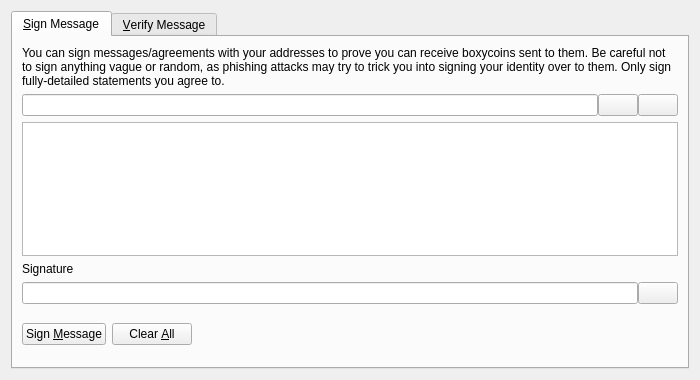
<?xml version="1.0" encoding="UTF-8"?>
<ui version="4.0">
 <class>SignVerifyMessageDialog</class>
 <widget class="QDialog" name="SignVerifyMessageDialog">
  <property name="geometry">
   <rect>
    <x>0</x>
    <y>0</y>
    <width>700</width>
    <height>380</height>
   </rect>
  </property>
  <property name="windowTitle">
   <string>Signatures - Sign / Verify a Message</string>
  </property>
  <property name="modal">
   <bool>true</bool>
  </property>
  <layout class="QVBoxLayout" name="verticalLayout">
   <item>
    <widget class="QTabWidget" name="tabWidget">
     <property name="currentIndex">
      <number>0</number>
     </property>
     <widget class="QWidget" name="tabSignMessage">
      <attribute name="title">
       <string>&amp;Sign Message</string>
      </attribute>
      <layout class="QVBoxLayout" name="verticalLayout_SM">
       <item>
        <widget class="QLabel" name="infoLabel_SM">
         <property name="text">
          <string>You can sign messages/agreements with your addresses to prove you can receive boxycoins sent to them. Be careful not to sign anything vague or random, as phishing attacks may try to trick you into signing your identity over to them. Only sign fully-detailed statements you agree to.</string>
         </property>
         <property name="textFormat">
          <enum>Qt::PlainText</enum>
         </property>
         <property name="wordWrap">
          <bool>true</bool>
         </property>
        </widget>
       </item>
       <item>
        <layout class="QHBoxLayout" name="horizontalLayout_1_SM">
         <property name="spacing">
          <number>0</number>
         </property>
         <item>
          <widget class="QValidatedLineEdit" name="addressIn_SM">
           <property name="toolTip">
            <string>The Boxycoin address to sign the message with</string>
           </property>
          </widget>
         </item>
         <item>
          <widget class="QPushButton" name="addressBookButton_SM">
           <property name="toolTip">
            <string>Choose previously used address</string>
           </property>
           <property name="text">
            <string/>
           </property>
           <property name="icon">
            <iconset resource="../bitcoin.qrc">
             <normaloff>:/icons/address-book</normaloff>:/icons/address-book</iconset>
           </property>
           <property name="shortcut">
            <string>Alt+A</string>
           </property>
           <property name="autoDefault">
            <bool>false</bool>
           </property>
          </widget>
         </item>
         <item>
          <widget class="QPushButton" name="pasteButton_SM">
           <property name="toolTip">
            <string>Paste address from clipboard</string>
           </property>
           <property name="text">
            <string/>
           </property>
           <property name="icon">
            <iconset resource="../bitcoin.qrc">
             <normaloff>:/icons/editpaste</normaloff>:/icons/editpaste</iconset>
           </property>
           <property name="shortcut">
            <string>Alt+P</string>
           </property>
           <property name="autoDefault">
            <bool>false</bool>
           </property>
          </widget>
         </item>
        </layout>
       </item>
       <item>
        <widget class="QPlainTextEdit" name="messageIn_SM">
         <property name="toolTip">
          <string>Enter the message you want to sign here</string>
         </property>
        </widget>
       </item>
       <item>
        <widget class="QLabel" name="signatureLabel_SM">
         <property name="text">
          <string>Signature</string>
         </property>
         <property name="textFormat">
          <enum>Qt::PlainText</enum>
         </property>
        </widget>
       </item>
       <item>
        <layout class="QHBoxLayout" name="horizontalLayout_2_SM">
         <property name="spacing">
          <number>0</number>
         </property>
         <item>
          <widget class="QLineEdit" name="signatureOut_SM">
           <property name="font">
            <font>
             <italic>true</italic>
            </font>
           </property>
           <property name="readOnly">
            <bool>true</bool>
           </property>
          </widget>
         </item>
         <item>
          <widget class="QPushButton" name="copySignatureButton_SM">
           <property name="toolTip">
            <string>Copy the current signature to the system clipboard</string>
           </property>
           <property name="text">
            <string/>
           </property>
           <property name="icon">
            <iconset resource="../bitcoin.qrc">
             <normaloff>:/icons/editcopy</normaloff>:/icons/editcopy</iconset>
           </property>
           <property name="autoDefault">
            <bool>false</bool>
           </property>
          </widget>
         </item>
        </layout>
       </item>
       <item>
        <layout class="QHBoxLayout" name="horizontalLayout_3_SM">
         <item>
          <widget class="QPushButton" name="signMessageButton_SM">
           <property name="toolTip">
            <string>Sign the message to prove you own this Boxycoin address</string>
           </property>
           <property name="text">
            <string>Sign &amp;Message</string>
           </property>
           <property name="icon">
            <iconset resource="../bitcoin.qrc">
             <normaloff>:/icons/edit</normaloff>:/icons/edit</iconset>
           </property>
           <property name="autoDefault">
            <bool>false</bool>
           </property>
          </widget>
         </item>
         <item>
          <widget class="QPushButton" name="clearButton_SM">
           <property name="toolTip">
            <string>Reset all sign message fields</string>
           </property>
           <property name="text">
            <string>Clear &amp;All</string>
           </property>
           <property name="icon">
            <iconset resource="../bitcoin.qrc">
             <normaloff>:/icons/remove</normaloff>:/icons/remove</iconset>
           </property>
           <property name="autoDefault">
            <bool>false</bool>
           </property>
          </widget>
         </item>
         <item>
          <spacer name="horizontalSpacer_1_SM">
           <property name="orientation">
            <enum>Qt::Horizontal</enum>
           </property>
           <property name="sizeHint" stdset="0">
            <size>
             <width>40</width>
             <height>48</height>
            </size>
           </property>
          </spacer>
         </item>
         <item>
          <widget class="QLabel" name="statusLabel_SM">
           <property name="font">
            <font>
             <weight>75</weight>
             <bold>true</bold>
            </font>
           </property>
           <property name="text">
            <string/>
           </property>
           <property name="wordWrap">
            <bool>true</bool>
           </property>
          </widget>
         </item>
         <item>
          <spacer name="horizontalSpacer_2_SM">
           <property name="orientation">
            <enum>Qt::Horizontal</enum>
           </property>
           <property name="sizeHint" stdset="0">
            <size>
             <width>40</width>
             <height>48</height>
            </size>
           </property>
          </spacer>
         </item>
        </layout>
       </item>
      </layout>
     </widget>
     <widget class="QWidget" name="tabVerifyMessage">
      <attribute name="title">
       <string>&amp;Verify Message</string>
      </attribute>
      <layout class="QVBoxLayout" name="verticalLayout_VM">
       <item>
        <widget class="QLabel" name="infoLabel_VM">
         <property name="text">
          <string>Enter the receiver's address, message (ensure you copy line breaks, spaces, tabs, etc. exactly) and signature below to verify the message. Be careful not to read more into the signature than what is in the signed message itself, to avoid being tricked by a man-in-the-middle attack. Note that this only proves the signing party receives with the address, it cannot prove sendership of any transaction!</string>
         </property>
         <property name="textFormat">
          <enum>Qt::PlainText</enum>
         </property>
         <property name="alignment">
          <set>Qt::AlignLeading|Qt::AlignLeft|Qt::AlignTop</set>
         </property>
         <property name="wordWrap">
          <bool>true</bool>
         </property>
        </widget>
       </item>
       <item>
        <layout class="QHBoxLayout" name="horizontalLayout_1_VM">
         <property name="spacing">
          <number>0</number>
         </property>
         <item>
          <widget class="QValidatedLineEdit" name="addressIn_VM">
           <property name="toolTip">
            <string>The Boxycoin address the message was signed with</string>
           </property>
          </widget>
         </item>
         <item>
          <widget class="QPushButton" name="addressBookButton_VM">
           <property name="toolTip">
            <string>Choose previously used address</string>
           </property>
           <property name="text">
            <string/>
           </property>
           <property name="icon">
            <iconset resource="../bitcoin.qrc">
             <normaloff>:/icons/address-book</normaloff>:/icons/address-book</iconset>
           </property>
           <property name="shortcut">
            <string>Alt+A</string>
           </property>
           <property name="autoDefault">
            <bool>false</bool>
           </property>
          </widget>
         </item>
        </layout>
       </item>
       <item>
        <widget class="QPlainTextEdit" name="messageIn_VM"/>
       </item>
       <item>
        <widget class="QValidatedLineEdit" name="signatureIn_VM"/>
       </item>
       <item>
        <layout class="QHBoxLayout" name="horizontalLayout_2_VM">
         <item>
          <widget class="QPushButton" name="verifyMessageButton_VM">
           <property name="toolTip">
		   <string>Verify the message to ensure it was signed with the specified Boxycoin address</string>
           </property>
           <property name="text">
            <string>Verify &amp;Message</string>
           </property>
           <property name="icon">
            <iconset resource="../bitcoin.qrc">
             <normaloff>:/icons/transaction_0</normaloff>:/icons/transaction_0</iconset>
           </property>
           <property name="autoDefault">
            <bool>false</bool>
           </property>
          </widget>
         </item>
         <item>
          <widget class="QPushButton" name="clearButton_VM">
           <property name="toolTip">
            <string>Reset all verify message fields</string>
           </property>
           <property name="text">
            <string>Clear &amp;All</string>
           </property>
           <property name="icon">
            <iconset resource="../bitcoin.qrc">
             <normaloff>:/icons/remove</normaloff>:/icons/remove</iconset>
           </property>
           <property name="autoDefault">
            <bool>false</bool>
           </property>
          </widget>
         </item>
         <item>
          <spacer name="horizontalSpacer_1_VM">
           <property name="orientation">
            <enum>Qt::Horizontal</enum>
           </property>
           <property name="sizeHint" stdset="0">
            <size>
             <width>40</width>
             <height>48</height>
            </size>
           </property>
          </spacer>
         </item>
         <item>
          <widget class="QLabel" name="statusLabel_VM">
           <property name="font">
            <font>
             <weight>75</weight>
             <bold>true</bold>
            </font>
           </property>
           <property name="text">
            <string/>
           </property>
           <property name="wordWrap">
            <bool>true</bool>
           </property>
          </widget>
         </item>
         <item>
          <spacer name="horizontalSpacer_2_VM">
           <property name="orientation">
            <enum>Qt::Horizontal</enum>
           </property>
           <property name="sizeHint" stdset="0">
            <size>
             <width>40</width>
             <height>48</height>
            </size>
           </property>
          </spacer>
         </item>
        </layout>
       </item>
      </layout>
     </widget>
    </widget>
   </item>
  </layout>
 </widget>
 <customwidgets>
  <customwidget>
   <class>QValidatedLineEdit</class>
   <extends>QLineEdit</extends>
   <header>qt/qvalidatedlineedit.h</header>
  </customwidget>
 </customwidgets>
 <resources>
  <include location="../bitcoin.qrc"/>
 </resources>
 <connections/>
</ui>
